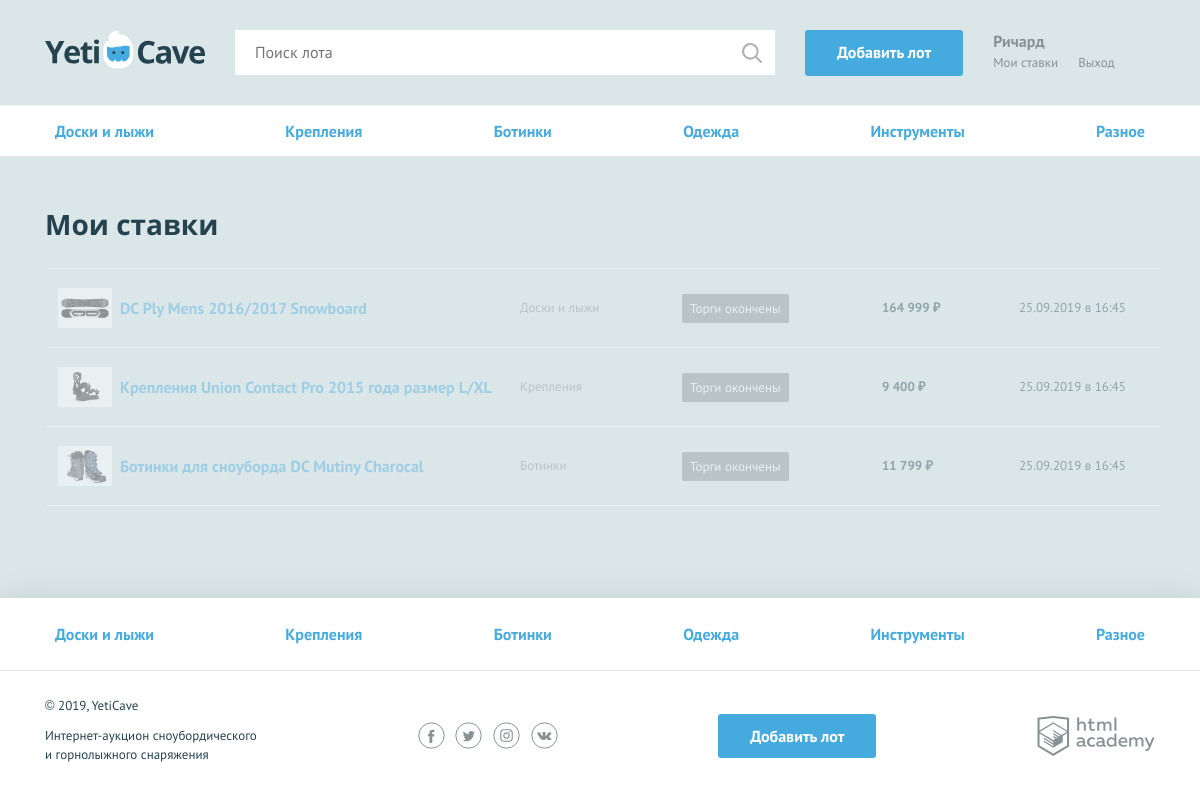
The page /bets.php (signed in) on the database as committed earlier.
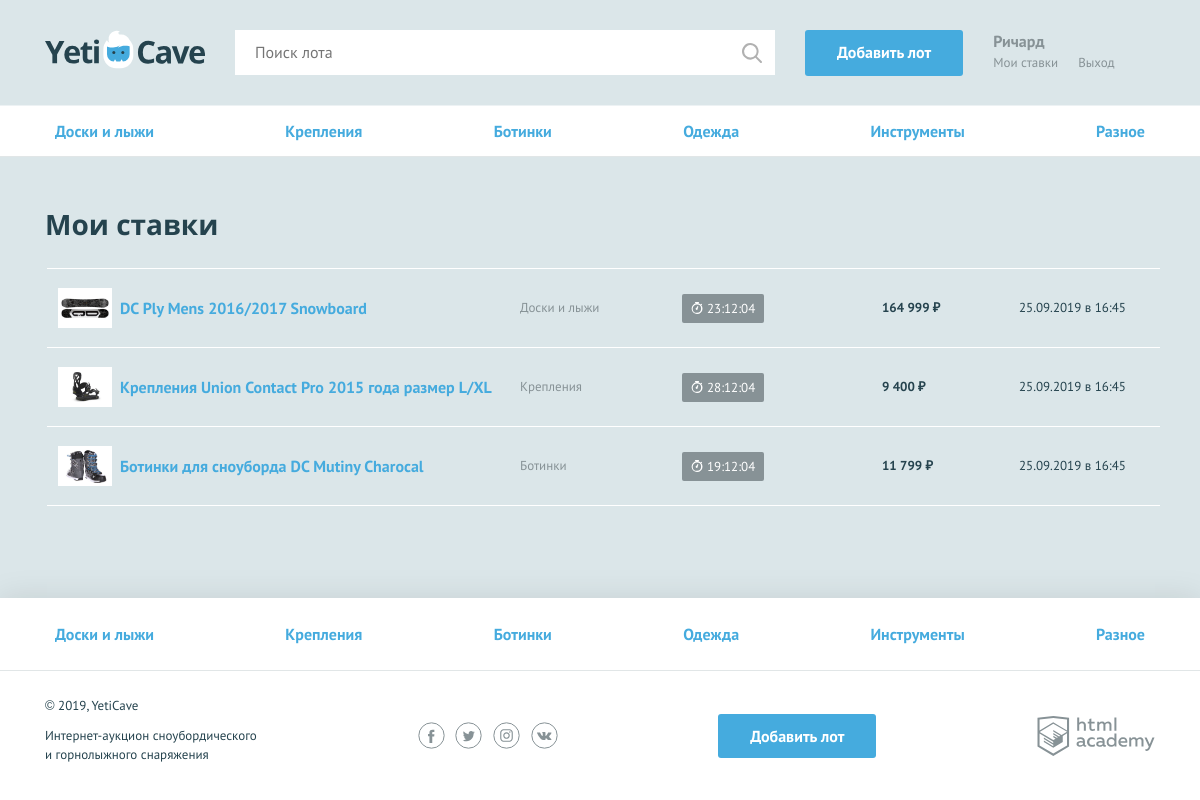
The same page on the database as committed later.
### tables this page shows
CREATE TABLE categories (
    id         INT AUTO_INCREMENT PRIMARY KEY,
    name       CHAR(64) NOT NULL,
    symb_code  CHAR(64) NOT NULL
);

CREATE TABLE bids (
    id         INT AUTO_INCREMENT PRIMARY KEY,
    user_id    INT NOT NULL,
    lot_id     INT NOT NULL,
    dt_create  TIMESTAMP DEFAULT CURRENT_TIMESTAMP,
    price      INT
);

CREATE TABLE lots (
    id         INT AUTO_INCREMENT PRIMARY KEY,
    user_id    INT DEFAULT NULL,
    cat_id     INT NOT NULL,
    win_id     INT DEFAULT NULL,
    dt_create  TIMESTAMP DEFAULT CURRENT_TIMESTAMP,
    title      CHAR(64),
    descr      TEXT(65535),
    image_path CHAR(255),
    st_price   INT,
    dt_end     TIMESTAMP,
    step       INT
);

### helpers.php (called while the page is built, shortened)
<?php
function include_template($name, array $data = [])
{
    $name = 'templates/' . $name;
    extract($data);
    require $name;
    $result = ob_get_clean();
    return $result;
}

### functions.php (called while the page is built, shortened)
<?php
function priceFormat(float $price): string
{
    $resultPrice = ceil($price);
    $resultPrice = number_format($resultPrice, 0, '.', ' ');
    $resultPrice .= ' ₽';
    return $resultPrice;
}
function timeCounter(string $endDate): array
{
    $dateNow = date_create('now');
    $dateFuture = date_create($endDate);
    $timeRest = date_diff($dateFuture, $dateNow);
    $hoursRest = date_interval_format($timeRest, '%H');
    $minRest = date_interval_format($timeRest, '%I');
    $daysRest = date_interval_format($timeRest, '%D');
    return ['hours' => $hoursRest, 'mins' => $minRest, 'days' => $daysRest];
}
function readFromDatabase(string $sql, $con): array
{
    $data = mysqli_query($con, $sql);
    $data = mysqli_fetch_all($data, MYSQLI_ASSOC);
    return $data;
}
function getCategories($connection): array
{
    $request = "SELECT * FROM categories";
    $categories = readFromDatabase($request, $connection);
    return $categories;
}
function bidTime($time): string
{
    $dateNow = date_create('now');
    $datePast = date_create($time);
    $timeInterval = date_diff($datePast, $dateNow);
    $days = date_interval_format($timeInterval, '%d');
    if ($days >= 1 && $days < 2) {
        $result = 'Вчера, в ' . date('H:i', strtotime($time));
    } elseif ($days >= 2) {
        $result = date('d.m.Y', strtotime($time)) . ' в ' . date('H:i', strtotime($time));
    }
    return $result;
}
function getUserBids($connection, $id): array
{
    $id = mysqli_real_escape_string($connection, $id);
    $bidRequest = "SELECT l.image_path as image, l.title as lot_title, c.name as category, l.dt_end, b.price, b.lot_id, b.dt_create, l.win_id as winner, l.user_id as lot_owner
    FROM bids b LEFT JOIN lots l ON b.lot_id = l.id
    JOIN categories c ON l.cat_id = c.id
    WHERE b.user_id = " . $id . " ORDER BY b.dt_create DESC";
    $bids = readFromDatabase($bidRequest, $connection);
    return $bids;
}
function timeClass(array $time): string
{
    return '';
}
function bidClass(array $bid, $user_id): array
{
    $class = [];
    $time = timeCounter($bid['dt_end']);
    if ($bid['winner'] === $user_id) {
        $class['item'] = 'rates__item--win';
        $class['timer'] = 'timer--win';
        $class['text'] = 'Ставка выиграла';
    } elseif (strtotime($bid['dt_end']) < strtotime('now')) {
        $class['item'] = 'rates__item--end';
        $class['timer'] = 'timer--end';
        $class['text'] = 'Торги окончены';
    } else {
        $class['timer'] = timeClass($time);
    }
    return $class;
}

### templates/my_bets.php (the view, shortened to what this page needs)
<nav class="nav">
    <ul class="nav__list container">
        <?php foreach ($categories as $value): ?>
            <li class="nav__item">
                <a href="search_category.php?category=<?= $value['id'] ?? ''; ?>"><?= strip_tags($value['name']) ?? ''; ?></a>
            </li>
        <?php endforeach; ?>
    </ul>
</nav>
<section class="rates container">
    <h2>Мои ставки</h2>
    <table class="rates__list">
        <?php foreach ($bids as $bid): ; ?>
            <?php $class = bidClass($bid, $_SESSION['id']); ?>
            <tr class="rates__item <?= isset($class['item']) ? $class['item'] : ''; ?>">
                <td class="rates__info">
                    <div class="rates__img">
                        <img src="<?= $bid['image'] ?? ''; ?>" width="54" height="40" alt="<?= strip_tags($bid['lot_title']) ?? ''; ?>">
                    </div>
                    <div>
                        <h3 class="rates__title"><a
                                    href="lot.php?lot_id=<?= $bid['lot_id'] ?? ''; ?>"><?= strip_tags($bid['lot_title']) ?? ''; ?></a></h3>
                    </div>
                </td>
                <td class="rates__category">
                    <?= $bid['category'] ?? ''; ?>
                </td>
                <td class="rates__timer">
                    <div class="timer <?= $class['timer'] ?? ''; ?>"><?php if (isset($class['text'])): echo $class['text']; else: $time = timeCounter($bid['dt_end']);
                            echo $time['days'] . ':' . $time['hours'] . ':' . $time['mins']; endif; ?></div>
                </td>
                <td class="rates__price">
                    <?= priceFormat($bid['price']); ?>
                </td>
                <td class="rates__time">
                    <?= bidTime($bid['dt_create']); ?>
                </td>
            </tr>
        <?php endforeach; ?>
    </table>
</section>

### templates/layout.php (shortened to what this page needs)
<!DOCTYPE html>
<html lang="ru">
<head>
    <link href="../css/normalize.min.css" rel="stylesheet">
    <link href="../css/style.css" rel="stylesheet">
</head>
<body>
<div class="page-wrapper">
    <header class="main-header">
        <div class="main-header__container container">
            <a class="main-header__logo" href = "index.php">
                <img src="../img/logo.svg" width="160" height="39" alt="Логотип компании YetiCave">
            </a>
            <form class="main-header__search" method="get" action="search.php" autocomplete="off">
                <input type="search" name="search" placeholder="Поиск лота">
                <input class="main-header__search-btn" type="submit" name="find" value="Найти">
            </form>
            <a class="main-header__add-lot button" href="add.php">Добавить лот</a>
            <nav class="user-menu">
                <?php if (isset($_SESSION['name'])): ?>
                    <div class="user-menu__logged">
                        <p><?= strip_tags($_SESSION['name']); ?></p>
                        <a class="user-menu__bets" href="bets.php">Мои ставки</a>
                        <a class="user-menu__logout" href="logout.php">Выход</a>
                    </div>
                <?php endif; ?>
            </nav>
        </div>
    </header>
    <main class=<?php if (isset($isMain)): echo 'container'; endif; ?>>
        <?= $content; ?>
    </main>
</div>
<footer class="main-footer">
    <nav class="nav">
        <ul class="nav__list container">
            <?php foreach ($categories as $value): ?>
                <li class="nav__item <?php if (isset($request) && $value['name'] === $request): echo " nav__item--current"; endif; ?>">
                    <a href="search_category.php?category=<?= $value['id'] ?? ''; ?>"><?= strip_tags($value['name']) ?? ''; ?></a>
                </li>
            <?php endforeach; ?>
        </ul>
    </nav>
    <div class="main-footer__bottom container">
        <div class="main-footer__copyright">
            <p>© 2019, YetiCave</p>
            <p>Интернет-аукцион сноубордического и горнолыжного снаряжения</p>
        </div>
        <div class="main-footer__social social">
            <a class="social__link social__link--facebook" href="#">
            </a>
            <a class="social__link social__link--twitter" href="#">
            </a>
            <a class="social__link social__link--instagram" href="#">
            </a>
            <a class="social__link social__link--vkontakte" href="#">
            </a>
        </div>
        <a class="main-footer__add-lot button" href="add.php">Добавить лот</a>
        <div class="main-footer__developed-by">
            <a class="logo-academy" href="https://htmlacademy.ru/intensive/php">
            </a>
        </div>
    </div>
</footer>
<?php if (!isset($isSign)): ?>
</body>
</html>
<?php endif; ?>

### bets.php (shortened to what this page needs)
<?php
require_once('init.php');
$categories = getCategories($con);
if (isset($_SESSION['id'])) {
    $bids = getUserBids($con, $_SESSION['id']);
    $pageContent = include_template('my_bets.php', ['categories' => $categories, 'bids' => $bids]);
    $layoutContent = include_template('layout.php', [
        'content' => $pageContent,
        'categories' => $categories,
        'title' => 'Мои ставки'
    ]);
    echo $layoutContent;
    exit;
}
exit();

Rows that differ between the two databases and show on the page:
changed through a linked row, bids "DC Ply Mens 2016/2017 Snowboard": lot.dt_end (not shown) → "23"; lot.dt_end (not shown) → "12"; lot.dt_end (not shown) → "04"; text "Торги окончены" → (not shown)
changed through a linked row, bids "Крепления Union Contact Pro 2015 года размер L/XL": lot.dt_end (not shown) → "28"; lot.dt_end (not shown) → "12"; lot.dt_end (not shown) → "04"; text "Торги окончены" → (not shown)
changed through a linked row, bids "Ботинки для сноуборда DC Mutiny Charocal": lot.dt_end (not shown) → "19"; lot.dt_end (not shown) → "12"; lot.dt_end (not shown) → "04"; text "Торги окончены" → (not shown)
